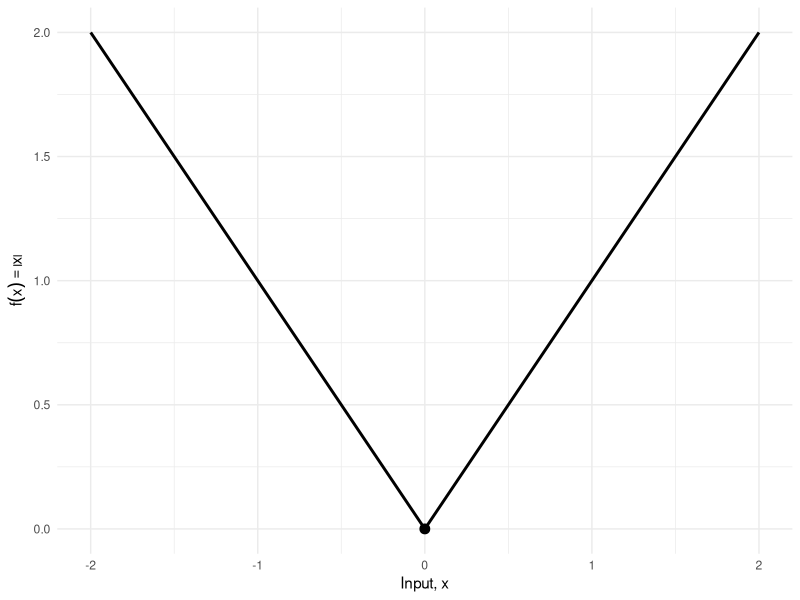

Generate this figure with R:
## ---- chunk 1
#| label: abs-value-code
#| code-fold: true
ggplot2::ggplot() +
  ggplot2::geom_function(fun = abs, xlim = c(-2, 2), linewidth = 1) +
  ggplot2::geom_point(ggplot2::aes(x = 0, y = 0), size = 3) +
  ggplot2::labs(x = "Input, x", y = expression(f(x) == abs(x))) +
  ggplot2::theme_minimal()
